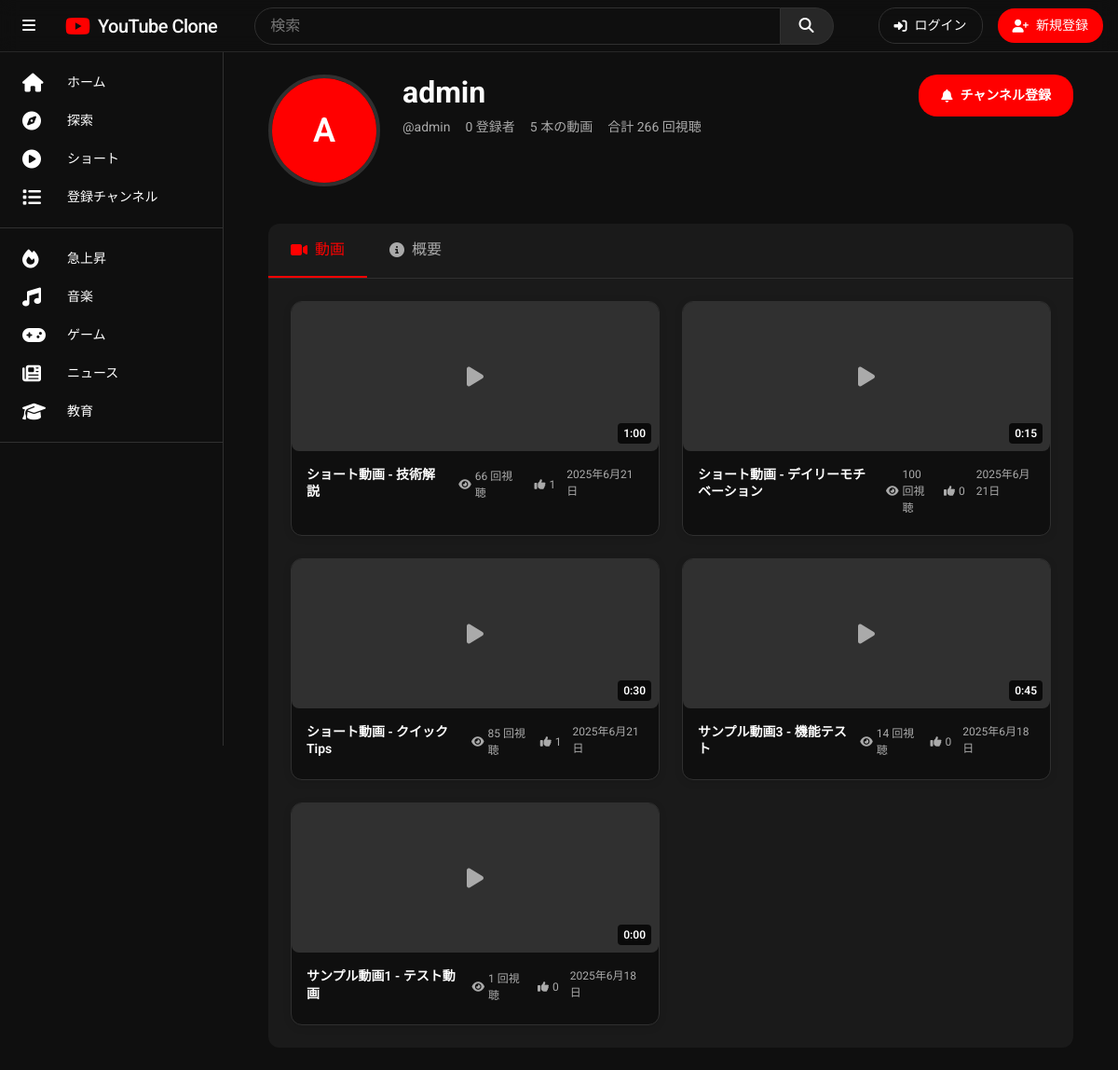
The app's page /channel/admin/ with its own data.
### videos/models.py (models this page shows, shortened)
class Channel(models.Model):
    user = models.OneToOneField(User, on_delete=models.CASCADE, related_name='channel')
    name = models.CharField(max_length=100)
    description = models.TextField(blank=True)
    bio = models.TextField(blank=True, help_text="チャンネルの紹介文")
    avatar = models.ImageField(upload_to='avatars/', blank=True, null=True)
    banner = models.ImageField(upload_to='banners/', blank=True, null=True)
    subscriber_count = models.PositiveIntegerField(default=0)
    created_at = models.DateTimeField(auto_now_add=True)
    website = models.URLField(blank=True, help_text="ウェブサイトURL")
    twitter_handle = models.CharField(max_length=50, blank=True, help_text="@なしのTwitterハンドル")
    def get_subscriber_count_display(self):
        if self.subscriber_count >= 1000000:
            return f"{self.subscriber_count / 1000000:.1f}M"
        elif self.subscriber_count >= 1000:
            return f"{self.subscriber_count / 1000:.1f}K"
        return str(self.subscriber_count)

class Video(models.Model):
    GENRE_CHOICES = [
        ('trending', '急上昇'),
        ('music', '音楽'),
        ('gaming', 'ゲーム'),
        ('news', 'ニュース'),
        ('sports', 'スポーツ'),
        ('entertainment', 'エンターテイメント'),
        ('education', '教育'),
        ('technology', 'テクノロジー'),
        ('lifestyle', 'ライフスタイル'),
        ('comedy', 'コメディ'),
        ('other', 'その他'),
    ]
    title = models.CharField(max_length=255)
    description = models.TextField(blank=True)
    video_file = models.FileField(upload_to='videos/')
    thumbnail = models.ImageField(upload_to='thumbnails/', blank=True, null=True)
    uploaded_by = models.ForeignKey(User, on_delete=models.CASCADE)
    uploaded_at = models.DateTimeField(auto_now_add=True)
    views = models.PositiveIntegerField(default=0)
    genre = models.CharField(max_length=20, choices=GENRE_CHOICES, default='other')
    is_paid = models.BooleanField(default=False, help_text="有料コンテンツかどうか")
    price = models.DecimalField(max_digits=10, decimal_places=2, null=True, blank=True, help_text="価格（円）")
    duration = models.PositiveIntegerField(null=True, blank=True, help_text="動画の長さ（秒）")
    is_shorts = models.BooleanField(default=False, help_text="ショート動画かどうか（60秒以下）")
    def get_like_count(self):
        return self.likes.filter(like_type=1).count()
    def get_duration_display(self):
        if not self.duration:
            return "0:00"
        hours = self.duration // 3600
        minutes = (self.duration % 3600) // 60
        seconds = self.duration % 60
        if hours > 0:
            return f"{hours}:{minutes:02d}:{seconds:02d}"
        else:
            return f"{minutes}:{seconds:02d}"
    class Meta:
        ordering = ['-uploaded_at']

### videos/views.py (the view)
# urls.py: path('channel/<str:username>/', views.channel_detail, name='channel_detail'),
def channel_detail(request, username):
    channel_user = get_object_or_404(User, username=username)
    channel = get_object_or_404(Channel, user=channel_user)
    videos_list = Video.objects.select_related('uploaded_by').filter(uploaded_by=channel_user).order_by('-uploaded_at')
    paginator = Paginator(videos_list, 12)  # Show 12 videos per page
    page_number = request.GET.get('page')
    videos = paginator.get_page(page_number)
    is_subscribed = False
    if request.user.is_authenticated:
        is_subscribed = Subscription.objects.filter(
            subscriber=request.user,
            channel=channel
        ).exists()
    total_views = sum(video.views for video in videos_list)
    total_videos = paginator.count
    context = {
        'channel': channel,
        'channel_user': channel_user,
        'videos': videos,
        'is_subscribed': is_subscribed,
        'total_views': total_views,
        'total_videos': total_videos,
        'is_paginated': videos.has_other_pages(),
        'page_obj': videos,
    }
    if request.user.is_authenticated:
        context.update(get_sidebar_context(request.user))
    return render(request, 'videos/channel_detail.html', context)

### videos/templates/videos/channel_detail.html (shortened to what this page needs)
{% extends 'videos/base.html' %}
{% block content %}
<div class="yt-channel-container">
    <div class="yt-channel-header">
        <div class="yt-channel-info-header">
            <div class="yt-channel-avatar-large">
                {% if channel.avatar %}
                    <img src="{{ channel.avatar.url }}" alt="{{ channel.name }}">
                {% else %}
                    <div class="yt-default-avatar-large">
                        {{ channel.name|first|upper }}
                    </div>
                {% endif %}
            </div>
            <div class="yt-channel-meta">
                <h1 class="yt-channel-title">{{ channel.name }}</h1>
                <div class="yt-channel-stats">
                    <span class="yt-stat">@{{ channel_user.username }}</span>
                    <span class="yt-stat">{{ channel.get_subscriber_count_display }} 登録者</span>
                    <span class="yt-stat">{{ total_videos }} 本の動画</span>
                    <span class="yt-stat">合計 {{ total_views|floatformat:0 }} 回視聴</span>
                </div>
            </div>
            <div class="yt-channel-actions">
                {% if user.is_authenticated %}
                    {% if channel_user == user %}
                        <a href="{% url 'edit_profile' %}" class="yt-btn yt-btn-secondary">
                            <i class="fas fa-edit"></i>
                            プロフィールを編集
                        </a>
                    {% else %}
                        <button class="yt-btn {% if is_subscribed %}yt-btn-subscribed{% else %}yt-btn-subscribe{% endif %}"
                                onclick="toggleChannelSubscription({{ channel.id }})" id="subscribeBtn">
                            <i class="fas fa-bell" id="subscribeIcon"></i>
                            <span id="subscribeText">
                                {% if is_subscribed %}登録済み{% else %}チャンネル登録{% endif %}
                            </span>
                        </button>
                    {% endif %}
                {% else %}
                    <button class="yt-btn yt-btn-subscribe" onclick="alert('ログインが必要です')">
                        <i class="fas fa-bell"></i>
                        チャンネル登録
                    </button>
                {% endif %}
            </div>
        </div>
    </div>
    <div class="yt-channel-content">
        <div class="yt-channel-tabs">
            <div class="yt-tab active" data-tab="videos">
                <i class="fas fa-video"></i>
                動画
            </div>
            <div class="yt-tab" data-tab="about">
                <i class="fas fa-info-circle"></i>
                概要
            </div>
        </div>
        <div class="yt-tab-content active" id="videos-tab">
            {% if videos %}
                <div class="yt-videos-grid">
                    {% for video in videos %}
                    <div class="yt-video-card">
                        <a href="{% url 'video_detail' video.pk %}" class="yt-video-link">
                            <div class="yt-video-thumbnail">
                                {% if video.thumbnail %}
                                    <img src="{{ video.thumbnail.url }}" alt="{{ video.title }}">
                                {% else %}
                                    <div class="yt-default-thumbnail">
                                        <i class="fas fa-play"></i>
                                    </div>
                                {% endif %}
                                <div class="yt-video-duration">
                                    <span>{{ video.get_duration_display }}</span>
                                </div>
                            </div>
                        </a>
                        <div class="yt-video-info">
                            <h6 class="yt-video-title">
                                <a href="{% url 'video_detail' video.pk %}">{{ video.title }}</a>
                            </h6>
                            <p class="yt-video-stats">
                                <span class="yt-stat-item">
                                    <i class="fas fa-eye"></i>
                                    {{ video.views|floatformat:0 }} 回視聴
                                </span>
                                <span class="yt-stat-item">
                                    <i class="fas fa-thumbs-up"></i>
                                    {{ video.get_like_count }}
                                </span>
                            </p>
                            <p class="yt-video-date">{{ video.uploaded_at|date:"Y年n月j日" }}</p>
                        </div>
                    </div>
                    {% endfor %}
                </div>
            {% endif %}
        </div>
    </div>
</div>
{% endblock %}

### videos/templates/videos/base.html (style rules this page uses)
:root { --yt-red: #ff0000; --yt-dark-red: #cc0000; --yt-bg: #0f0f0f; --yt-card-bg: #1a1a1a; --yt-text: #ffffff; --yt-text-secondary: #aaaaaa; --yt-border: #303030; --yt-hover: #272727; }
* { box-sizing: border-box; }
body { font-family: 'Roboto', sans-serif; background-color: var(--yt-bg); color: var(--yt-text); margin: 0; padding: 0; }
.yt-video-card { background: transparent; border-radius: 12px; overflow: hidden; transition: transform 0.2s; cursor: pointer; }
.yt-video-thumbnail { position: relative; width: 100%; aspect-ratio: 16/9; background-color: var(--yt-card-bg); border-radius: 12px; overflow: hidden; }
.yt-video-duration { position: absolute; bottom: 8px; right: 8px; background-color: rgba(0, 0, 0, 0.8); color: white; padding: 2px 4px; border-radius: 4px; font-size: 12px; font-weight: 500; }
.yt-video-info { padding: 12px 0; display: flex; gap: 12px; }
.yt-video-title { font-size: 16px; font-weight: 500; line-height: 1.4; margin: 0 0 4px 0; display: -webkit-box; -webkit-line-clamp: 2; -webkit-box-orient: vertical; overflow: hidden; color: var(--yt-text); }
.yt-video-stats { display: flex; align-items: center; gap: 4px; }
.yt-video-card { opacity: 1 !important; transition: none !important; border-radius: 12px; overflow: hidden; background: var(--yt-card-bg); box-shadow: 0 2px 8px rgba(0, 0, 0, 0.1); cursor: pointer !important; pointer-events: auto !important; }
.yt-video-card:nth-child(1) { animation-delay: 0.1s; }
.yt-video-card:nth-child(2) { animation-delay: 0.2s; }
.yt-video-card:nth-child(3) { animation-delay: 0.3s; }
.yt-video-card:nth-child(4) { animation-delay: 0.4s; }
.yt-video-card:nth-child(5) { animation-delay: 0.5s; }
.yt-video-thumbnail { position: relative; overflow: hidden; border-radius: 8px; }
.yt-video-thumbnail::before { content: ''; position: absolute; top: 0; left: 0; right: 0; bottom: 0; background: linear-gradient(45deg, transparent 30%, rgba(255,255,255,0.1) 50%, transparent 70%); transform: translateX(-100%); transition: transform 0.6s ease; z-index: 1; }
.yt-video-info { transition: all 0.3s cubic-bezier(0.4, 0, 0.2, 1); }
.yt-video-title { transition: color 0.3s ease; }

### records on screen
Channel: name|first "A", name "admin", subscriber_count "0"
Video: duration "1:00", title "ショート動画 - 技術解説", views "66", get_like_count "1", uploaded_at "2025年6月21日"
Video: duration "0:15", title "ショート動画 - デイリーモチベーション", views "100", get_like_count "0", uploaded_at "2025年6月21日"
Video: duration "0:30", title "ショート動画 - クイックTips", views "85", get_like_count "1", uploaded_at "2025年6月21日"
Video: duration "0:45", title "サンプル動画3 - 機能テスト", views "14", get_like_count "0", uploaded_at "2025年6月18日"
Video: duration "0:00", title "サンプル動画1 - テスト動画", views "1", get_like_count "0", uploaded_at "2025年6月18日"

### other values on screen
{{ channel_user.username }} "admin"
{{ total_videos }} "5"
{{ total_views|floatformat:0 }} "266"
